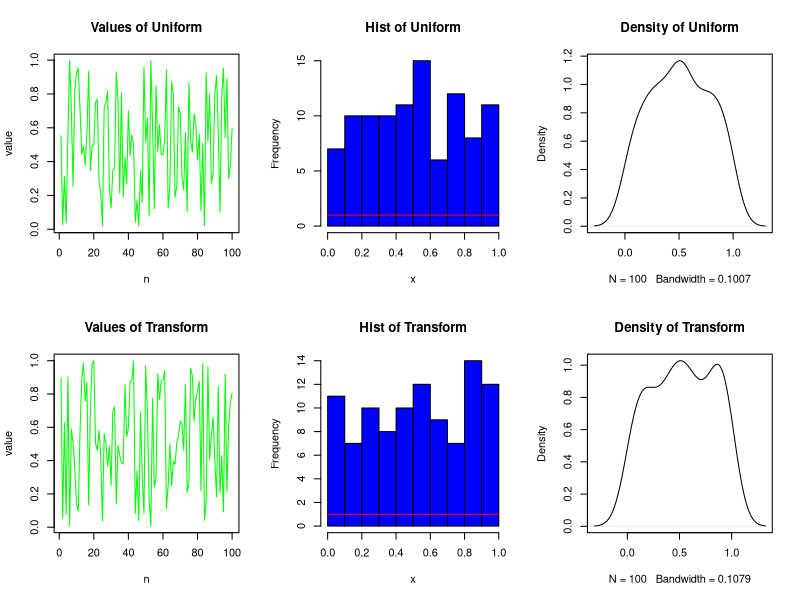
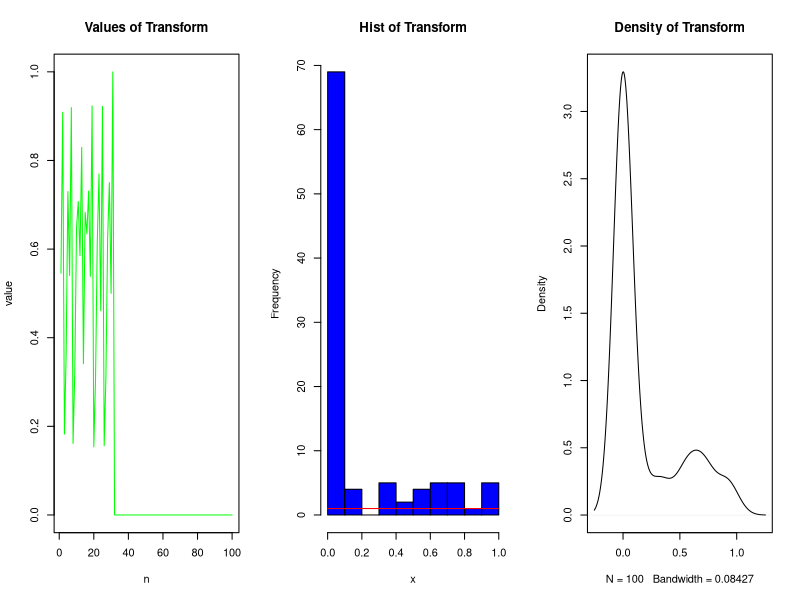
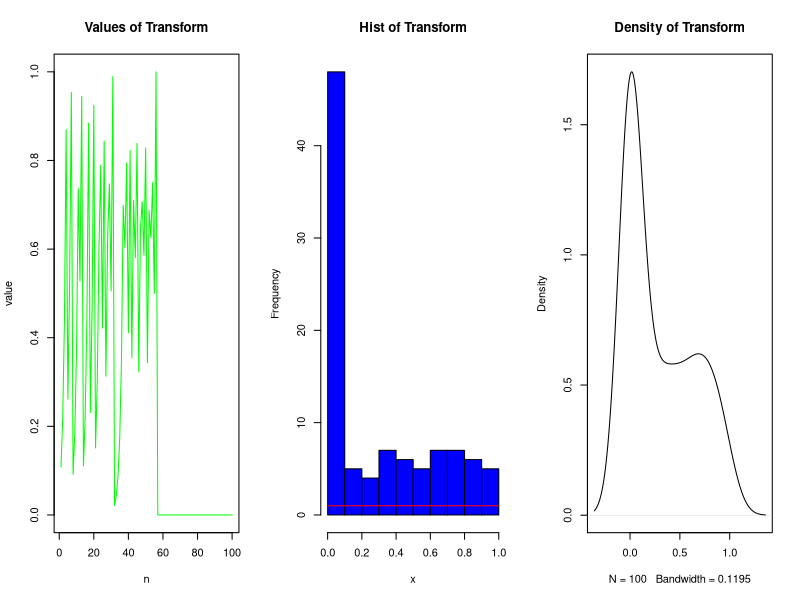

Here is the R script that generated these plots, in order:
pop = 1486981
totalNumbers = pop / 4 +  pop /1000 
probBusy = rnorm(1,0.2,0.1)
prior = 1 / totalNumbers
post = 1 / (totalNumbers*probBusy)
cat("My belief was", prior, "\n")
cat("My belief after dialing is", post, "\n")
cat("Therefore my belief increased by", post/prior, "times")

result <- function(game) {
  w <- array(0, dim=c(1,2))
  
  row1 = game[1] + game[2] + game[3]
  if (row1 == 0) {w[1] <- 1} else if (row1 == 3) {w[2] <- 1}
  
  row2 = game[4] + game[5] + game[6]
  if (row2 == 0) {w[1] <- 1} else if (row2 == 3) {w[2] <- 1}
  
  row3 = game[7] + game[8] + game[9]
  if (row3 == 0) {w[1] <- 1} else if (row3 == 3) {w[2] <- 1}
  
  col1 = game[1] + game[4] + game[7]
  if (col1 == 0) {w[1] <- 1} else if (col1 == 3) {w[2] <- 1}
  
  col2 = game[2] + game[5] + game[8]
  if (col2 == 0) {w[1] <- 1} else if (col2 == 3) {w[2] <- 1}
  
  col3 = game[3] + game[6] + game[9]
  if (col3 == 0) {w[1] <- 1} else if (col3 == 3) {w[2] <- 1}
  
  diag1 = game[1] + game[5] + game[9]
  if (diag1 == 0) {w[1] <- 1} else if (diag1 == 3) {w[2] <- 1}
  
  diag2 = game[3] + game[5] + game[7]
  if (diag2 == 0) {w[1] <- 1} else if (diag2 == 3) {w[2] <- 1}
  
  if(w[1] == 0 & w[2] == 0) {return("t")} #reprint("Its a tie")
  if(w[1] == 1 & w[2] == 0) {return("o")} #print("O wins")}
  if(w[1] == 0 & w[2] == 1) {return("x")} #print("X wins")}
  if(w[1] == 1 & w[2] == 1) {return("t")} #print("Its a tie")}
}

res <- array(NA, dim=c(1,1000))
for (k in 1:1000) {
  first = matrix(NA,3,3)
  for (i in 1:9){
    first[i]= rbinom(1,1,0.5)
  }
  res[k] <- result(first)
}
t <- sum(res == "t")
o <- sum(res == "o")
x <- sum(res == "x")
cat("Out of 1,000 games: X won", x, ", O won", o, "and there were", t, "ties")
cat("Therefore probability that X wins is :", (x/1000))

result1 <- function(game) {
  w <- array(0, dim=c(1,2))
  row1 = game[1] + game[2] + game[3]
  if (row1 == 0) {w[1] <- 1}
  row2 = game[4] + game[5] + game[6]
  if (row2 == 0) {w[1] <- 1}
  row3 = game[7] + game[8] + game[9]
  if (row3 == 0) {w[1] <- 1}
  col1 = game[1] + game[4] + game[7]
  if (col1 == 0) {w[1] <- 1}
  col2 = game[2] + game[5] + game[8]
  if (col2 == 0) {w[1] <- 1}
  col3 = game[3] + game[6] + game[9]
  if (col3 == 0) {w[1] <- 1}
  diag1 = game[1] + game[5] + game[9]
  if (diag1 == 0) {w[1] <- 1}
  diag2 = game[3] + game[5] + game[7]
  if (diag2 == 0) {w[1] <- 1}
  if(w[1] == 1) {return("o")} #print("O wins")}
}

result2 <- function(game) {
  w <- array(0, dim=c(1,2))
  row1 = game[1] + game[2] + game[3]
  if (row1 == 3) {w[2] <- 1}
  row2 = game[4] + game[5] + game[6]
  if (row2 == 3) {w[2] <- 1}
  row3 = game[7] + game[8] + game[9]
  if (row3 == 3) {w[2] <- 1}
  col1 = game[1] + game[4] + game[7]
  if (col1 == 3) {w[2] <- 1}
  col2 = game[2] + game[5] + game[8]
  if (col2 == 3) {w[2] <- 1}
  col3 = game[3] + game[6] + game[9]
  if (col3 == 3) {w[2] <- 1}
  diag1 = game[1] + game[5] + game[9]
  if (diag1 == 3) {w[2] <- 1}
  diag2 = game[3] + game[5] + game[7]
  if (diag2 == 3) {w[2] <- 1}
  if(w[2] == 1) {return("x")} #print("X wins")}
}

res1 <- array(NA, dim=c(1,1000))
for (j in 1:1000) {
  second = matrix(100,3,3)
  allCells <- seq(1:9)
  remaining <- allCells
  for (i in 1:9){
    selected <- sample(remaining,1,replace=FALSE)
    if (i == 9) {
        selected <- remaining
    }
    remaining <- setdiff(remaining,selected)
    if (i %% 2 == 0) {
      second[selected] <- 0
      if (length(result1(second)) > 0) {
        res1[j] <- result1(second) 
        break
      }
    }
    else {
      second[selected] <- 1
      if (length(result2(second)) > 0) {
        res1[j] <- result2(second) 
        break
        }
    }
  }
}
res1[is.na(res1)] <- "t"
t1 <- sum(res1 == "t")
o1 <- sum(res1 == "o")
x1 <- sum(res1 == "x")
cat("Out of 1,000 games: X won", x1, ", O won", o1, "and there were", t1, "ties")
cat("Therefore probability that X wins is :", (x1/1000))
cat("while probability that O wins is :", (o1/1000))

doors <- c("A","B","C")
decision <- c()
for (i in 1:1000) 
{
  prize <- sample(doors)[1]
  pick <- sample(doors)[1]
  open <- sample(doors[which(doors != prize & doors != pick)])[1]
  switch <- doors[which(doors != pick & doors != open)]
  if(pick == prize){decision=c(decision,"NoSwitch")}
  if(switch == prize){decision=c(decision,"Switch")}
}
cat("Switching was appropriate strategy in :", (length(which(decision == "NoSwitch"))/1000), "of times")
cat("Switching was appropriate strategy in :", (length(which(decision == "Switch"))/1000), "of times")

xx <- runif(100,0,1)
y <- array(NA, dim=c(1,100))
for(i in 1:100) {
  x <- xx[i]
  if (x <= 0.5) {
    x <- 2*x
  }
  else {
    x <- 2*(1-x)
  }
  y[i] <- x
}

x <- xx
par(mfrow=c(2,3))
plot(seq(1:100),x, type = 'l',col="Green", xlab="n", ylab="value", main="Values of Uniform")
hist(x, breaks=10, col="blue", main="Hist of Uniform")
curve(dunif(x),add=T, col="red", lwd=1)
plot(density(x),main="Density of Uniform")

remove(x)
x <- y
plot(seq(1:100),x, type = 'l', col="Green", xlab="n", ylab="value", main="Values of Transform")
hist(x, breaks=10, col="blue", main="Hist of Transform")
curve(dunif(x),add=T, col="red", lwd=1)
plot(density(x), main="Density of Transform")

remove(x,xx,y)

xx <- runif(1,0,1)
y <- array(NA, dim=c(1,100))
y[1] <- xx
for(i in 2:100) {
    x <- y[i-1]
  if (x <= 0.5) {
    x <- 2*x
  }
  else {
    x <- 2*(1-x)
  }
  y[i] <- x
}

par(mfrow=c(1,3))
x <- y
plot(seq(1:100),x, type = 'l', col="Green", xlab="n", ylab="value", main="Values of Transform")
hist(x, breaks=10, col="blue", main="Hist of Transform")
curve(dunif(x),add=T, col="red", lwd=1)
plot(density(x), main="Density of Transform")
remove(x,xx,y)

k <- rnorm(1,5,3)
xx <- 1/2^k
y <- array(NA, dim=c(1,100))
y[1] <- xx
for(i in 2:100) {
  x <- y[i-1]
  if (x <= 0.5) {
    x <- 2*x
  }
  else {
    x <- 2*(1-x)
  }
  y[i] <- x
}

par(mfrow=c(1,3))
x <- y
plot(seq(1:100),x, type = 'l', col="Green", xlab="n", ylab="value", main="Values of Transform")
hist(x, breaks=10, col="blue", main="Hist of Transform")
curve(dunif(x),add=T, col="red", lwd=1)
plot(density(x), main="Density of Transform")
